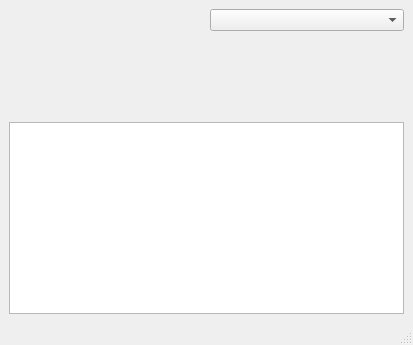
<?xml version="1.0" encoding="UTF-8"?>
<ui version="4.0">
 <class>crmacctClusterTest</class>
 <widget class="QMainWindow" name="crmacctClusterTest">
  <property name="geometry">
   <rect>
    <x>0</x>
    <y>0</y>
    <width>413</width>
    <height>345</height>
   </rect>
  </property>
  <property name="windowTitle">
   <string>CRMAccount Cluster Test</string>
  </property>
  <widget class="QWidget" name="centralwidget">
   <layout class="QGridLayout" name="gridLayout">
    <item row="0" column="1">
     <widget class="XComboBox" name="_type"/>
    </item>
    <item row="1" column="1">
     <spacer name="verticalSpacer">
      <property name="orientation">
       <enum>Qt::Vertical</enum>
      </property>
      <property name="sizeHint" stdset="0">
       <size>
        <width>20</width>
        <height>43</height>
       </size>
      </property>
     </spacer>
    </item>
    <item row="2" column="0" colspan="2">
     <widget class="XTextEdit" name="_show"/>
    </item>
    <item row="0" column="0" rowspan="2">
     <widget class="CRMAcctCluster" name="_widget"/>
    </item>
   </layout>
  </widget>
  <widget class="QMenuBar" name="menubar">
   <property name="geometry">
    <rect>
     <x>0</x>
     <y>0</y>
     <width>413</width>
     <height>22</height>
    </rect>
   </property>
  </widget>
  <widget class="QStatusBar" name="statusbar"/>
 </widget>
 <customwidgets>
  <customwidget>
   <class>CRMAcctCluster</class>
   <extends>QWidget</extends>
   <header>crmacctcluster.h</header>
  </customwidget>
  <customwidget>
   <class>XComboBox</class>
   <extends>QComboBox</extends>
   <header>xcombobox.h</header>
  </customwidget>
  <customwidget>
   <class>XTextEdit</class>
   <extends>QTextEdit</extends>
   <header>xtextedit.h</header>
  </customwidget>
 </customwidgets>
 <resources/>
 <connections/>
</ui>
